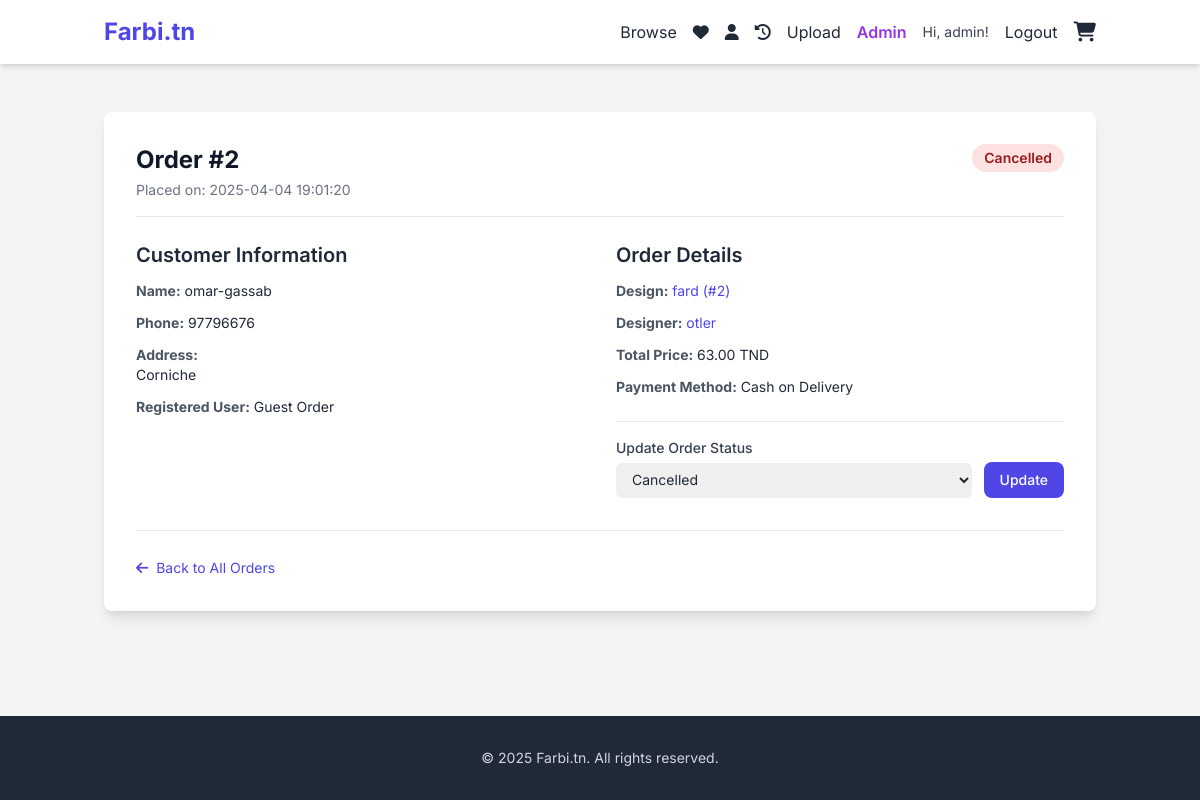
/admin/order/2/details (signed in), run on the app's committed database.
### app.py (models this page shows, shortened)
class User(UserMixin, db.Model):
    id = db.Column(db.Integer, primary_key=True)
    username = db.Column(db.String(80), unique=True, nullable=False)
    email = db.Column(db.String(120), unique=True, nullable=False)
    password_hash = db.Column(db.String(256), nullable=False)
    is_designer = db.Column(db.Boolean, default=False)
    is_admin = db.Column(db.Boolean, default=False)
    bio = db.Column(db.Text, nullable=True)
    join_date = db.Column(db.DateTime, default=datetime.utcnow)
    designs = db.relationship('Design', backref='designer', lazy='dynamic')
    orders = db.relationship('Order', backref='customer', lazy='dynamic')
    favorite_designs = db.relationship('Design', secondary=favorites, lazy='dynamic', backref=db.backref('favorited_by', lazy='dynamic'))

class Order(db.Model):
    id = db.Column(db.Integer, primary_key=True); order_date = db.Column(db.DateTime, default=datetime.utcnow)
    status = db.Column(db.String(30), default=ORDER_STATUS_RECEIVED, nullable=False); customer_name = db.Column(db.String(100), nullable=False)
    customer_address = db.Column(db.Text, nullable=False); customer_phone = db.Column(db.String(50), nullable=False)
    user_id = db.Column(db.Integer, db.ForeignKey('user.id'), nullable=True); design_id = db.Column(db.Integer, db.ForeignKey('design.id'), nullable=False)
    total_price = db.Column(db.Float, nullable=False); design = db.relationship('Design')

class Design(db.Model):
    id = db.Column(db.Integer, primary_key=True); title = db.Column(db.String(150), nullable=False)
    description = db.Column(db.Text, nullable=True); file_path = db.Column(db.String(300), nullable=False)
    image_path = db.Column(db.String(300), nullable=True); status = db.Column(db.String(20), default='pending', nullable=False)
    upload_date = db.Column(db.DateTime, default=datetime.utcnow); designer_id = db.Column(db.Integer, db.ForeignKey('user.id'), nullable=False)
    royalty_amount = db.Column(db.Float, default=5.0)

### app.py (the view)
@app.route('/admin/order/<int:order_id>/details')
@login_required
def admin_order_details(order_id):
    if not current_user.is_admin: abort(403)
    order = Order.query.get_or_404(order_id); return render_template('admin_order_details.html', order=order, statuses=ORDER_STATUSES)

### app.py (called while the page is built)
@login_manager.user_loader
def load_user(user_id): return User.query.get(int(user_id))

@app.context_processor
def inject_cart_count():
    cart = session.get('cart', {})
    item_count = sum(cart.values()) if cart else 0
    return dict(cart_item_count=item_count)

@app.context_processor
def inject_now():
    return {'now': datetime.utcnow}

### templates/admin_order_details.html (shortened to what this page needs)
{% extends "base.html" %}
{% block content %}
<div class="bg-white p-6 md:p-8 rounded-lg shadow-lg">
    <div class="flex justify-between items-start mb-6 border-b pb-4">
        <div> <h1 class="text-2xl font-bold text-gray-900">Order #{{ order.id }}</h1> <p class="text-sm text-gray-500 mt-1">Placed on: {{ order.order_date.strftime('%Y-%m-%d %H:%M:%S') }}</p> </div>
        <div> <span class="px-3 py-1 inline-flex text-sm leading-5 font-semibold rounded-full {% if order.status == 'delivered' %} bg-green-100 text-green-800 {% elif order.status == 'cancelled' or order.status == 'failed_delivery' %} bg-red-100 text-red-800 {% elif order.status == 'out_for_delivery' %} bg-blue-100 text-blue-800 {% elif order.status == 'printing' or order.status == 'packaging' %} bg-yellow-100 text-yellow-800 {% else %} bg-gray-100 text-gray-800 {% endif %}"> {{ order.status.replace('_', ' ')|capitalize }} </span> </div>
    </div>
    <div class="grid grid-cols-1 md:grid-cols-2 gap-8">
        <div> <h2 class="text-xl font-semibold mb-3 text-gray-800">Customer Information</h2> <div class="space-y-3 text-sm"> <p><strong class="text-gray-600">Name:</strong> {{ order.customer_name }}</p> <p><strong class="text-gray-600">Phone:</strong> {{ order.customer_phone }}</p> <p><strong class="text-gray-600">Address:</strong><br>{{ order.customer_address|replace('\n', '<br>')|safe }}</p> {% if order.customer %} <p><strong class="text-gray-600">Registered User:</strong> <a href="{{ url_for('profile', username=order.customer.username) }}" class="text-indigo-600 hover:underline">{{ order.customer.username }} (#{{ order.user_id }})</a></p> {% else %} <p><strong class="text-gray-600">Registered User:</strong> Guest Order</p> {% endif %} </div> </div>
        <div> <h2 class="text-xl font-semibold mb-3 text-gray-800">Order Details</h2> <div class="space-y-3 text-sm"> <p><strong class="text-gray-600">Design:</strong> <a href="{{ url_for('design_detail', design_id=order.design_id) }}" class="text-indigo-600 hover:underline" target="_blank"> {{ order.design.title }} (#{{ order.design_id }}) </a> </p> <p><strong class="text-gray-600">Designer:</strong> <a href="{{ url_for('profile', username=order.design.designer.username) }}" class="text-indigo-600 hover:underline">{{ order.design.designer.username }}</a></p> <p><strong class="text-gray-600">Total Price:</strong> {{ "%.2f TND"|format(order.total_price) }}</p> <p><strong class="text-gray-600">Payment Method:</strong> Cash on Delivery</p> </div> <form action="{{ url_for('admin_update_order_status', order_id=order.id) }}" method="POST" class="mt-6 border-t pt-4"> <label for="status" class="block text-sm font-medium text-gray-700 mb-1">Update Order Status</label> <div class="flex items-center space-x-3"> <select id="status" name="status" class="flex-grow block w-full pl-3 pr-10 py-2 text-base border-gray-300 focus:outline-none focus:ring-indigo-500 focus:border-indigo-500 sm:text-sm rounded-md"> {% for status_option in statuses %} <option value="{{ status_option }}" {% if status_option == order.status %}selected{% endif %}> {{ status_option.replace('_', ' ')|capitalize }} </option> {% endfor %} </select> <button type="submit" class="px-4 py-2 rounded-lg text-sm font-medium bg-indigo-600 text-white hover:bg-indigo-700 transition duration-150 ease-in-out"> Update </button> </div> </form> </div>
    </div>
    <div class="mt-8 border-t pt-6"> <a href="{{ url_for('admin_orders') }}" class="text-indigo-600 hover:text-indigo-800 text-sm"> <i class="fas fa-arrow-left mr-1"></i> Back to All Orders </a> </div>
</div>
{% endblock %}

### templates/base.html (shortened to what this page needs)
<!DOCTYPE html>
<html lang="en">
<head>
    <script src="https://cdn.tailwindcss.com"></script>
    <link rel="stylesheet" href="https://cdnjs.cloudflare.com/ajax/libs/font-awesome/6.5.1/css/all.min.css">
</head>
<body class="bg-gray-100 text-gray-800 flex flex-col min-h-screen">
    <header class="bg-white shadow-md sticky top-0 z-50">
        <nav class="container mx-auto px-4 py-4 flex justify-between items-center">
            <a href="{{ url_for('index') }}" class="text-2xl font-bold text-indigo-600">Farbi.tn</a>
            <div class="flex items-center space-x-4">
                <a href="{{ url_for('browse') }}" class="nav-link hidden md:inline">Browse</a>
                {% if current_user.is_authenticated %}
                    <a href="{{ url_for('list_favorites') }}" class="nav-link hidden md:inline" title="My Favorites"><i class="fas fa-heart"></i></a>
                    <a href="{{ url_for('profile', username=current_user.username) }}" class="nav-link hidden md:inline" title="My Profile"><i class="fas fa-user"></i></a>
                    <a href="{{ url_for('order_history') }}" class="nav-link hidden md:inline" title="Order History"><i class="fas fa-history"></i></a>
                    {% if current_user.is_designer %} <a href="{{ url_for('upload_design') }}" class="nav-button-secondary hidden md:inline">Upload</a> {% endif %}
                    {% if current_user.is_admin %} <a href="{{ url_for('admin_dashboard') }}" class="nav-link hidden md:inline font-semibold text-purple-600">Admin</a> {% endif %}
                    <span class="text-gray-700 text-sm hidden lg:inline">Hi, {{ current_user.username }}!</span>
                    <a href="{{ url_for('logout') }}" class="nav-button-logout">Logout</a>
                {% else %}
                    <a href="{{ url_for('login') }}" class="nav-button-primary">Login</a>
                    <a href="{{ url_for('register') }}" class="nav-link">Register</a>
                {% endif %}
                 <a href="{{ url_for('view_cart') }}" class="nav-link relative" title="Shopping Cart">
                    <i class="fas fa-shopping-cart text-xl"></i>
                 </a>
            </div>
        </nav>
    </header>
    <div class="container mx-auto px-4 pt-4 w-full max-w-4xl">
    </div>
    <main class="container mx-auto px-4 py-8 flex-grow"> {% block content %}{% endblock %} </main>
    <footer class="bg-gray-800 text-gray-300 mt-auto"> <div class="container mx-auto px-4 py-8 text-center"> <p class="text-sm">&copy; {{ now().year }} Farbi.tn. All rights reserved.</p> </div> </footer>
</body>
</html>

### templates/base.html (style rules this page uses)
body { font-family: 'Inter', sans-serif; }
.nav-link { @apply text-gray-600 hover:text-indigo-600 transition duration-150 ease-in-out; }
.nav-button-secondary { @apply nav-button bg-green-500 text-white hover:bg-green-600; }
.nav-button-logout { @apply nav-button bg-red-500 text-white hover:bg-red-600; }

### data on the page
User: username "admin"
Order: id "2", order_date "2025-04-04 19:01:20", status.replace "Cancelled", customer_name "omar-gassab", customer_phone "97796676", customer_address "Corniche", design_id "2", total_price "63.00 TND", status "Cancelled"
Design: design "fard"
User: design.designer.username "otler"
